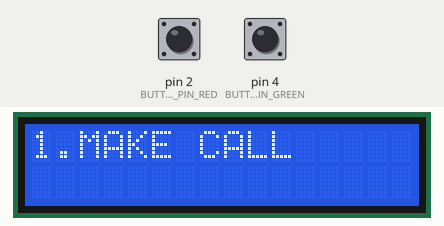
This sketch was run on a simulated Arduino Uno, built with avr-gcc and run on an emulated ATmega328P. Parts: 16×2 character LCD. Inputs (shaded band) come from the test bench; at power-on: pin 2 (BUTTON_PIN_RED) HIGH, pin 4 (BUTTON_PIN_GREEN) HIGH.

Above: at 1.2 s.
1.3 s: pin 2 (BUTTON_PIN_RED) pulled LOW for 0.15 s
At 2.1 s:
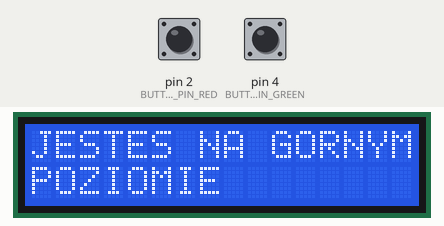
2.9 s: pin 4 (BUTTON_PIN_GREEN) pulled LOW for 0.15 s
At 3.4 s:
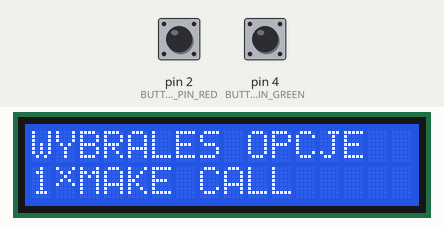
4.5 s: pin 2 (BUTTON_PIN_RED) pulled LOW for 1 s
At 5.8 s:
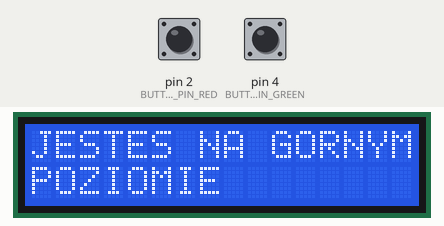
7.0 s: pin 4 (BUTTON_PIN_GREEN) pulled LOW for 1 s
At 7.7 s:
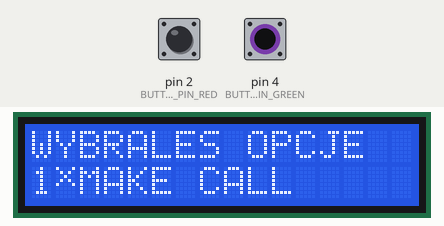
Timing chart, 0 to 10.0 s (numbered marks = the images above; inputs shaded):
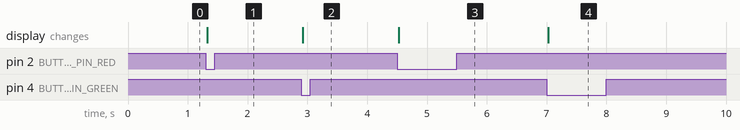

Measured:
- after the input at 1.3 s, the display: changes at once (image 1)
- after the input at 2.9 s, the display: changes at once (image 2)
- after the input at 4.5 s, the display: changes at once (image 3)
- after the input at 7.0 s, the display: changes at once (image 4)

The sketch:

Lista4_3_online.ino
```cpp
// najchetniej bym wykorzystal lise dwukierunkowa struktur, zawierajaca tablice tego co ma, pointer na poprzedni, i pointer na siebie

#define ENCODER_A 0
#define ENCODER_B 13
#define BUTTON_PIN_RED 2
#define BUTTON_PIN_GREEN 4
#define STANDARD_DELAY 20
#define MAIN_MENU_SIZE 6
#define PHONE_BOOK_SIZE 3
#define MESSAGES_SIZE 4
#define SETTINGS_SIZE 3
#define CLOCK_SIZE 5
#include<Wire.h>
#include<LiquidCrystal.h>
int current_main_index = 0;
LiquidCrystal lcd(7,8,9,10,11,12);
String main_menu[MAIN_MENU_SIZE] = {"1.MAKE CALL", "2.PHONE BOOK", "3.MESSAGES", "4.SETTINGS", "5.CLOCK", "6.CALCULATOR"};
String phone_book[PHONE_BOOK_SIZE] = {"1.SEARCH", "2.ADD", "3.REMOVE"};
String messages[MESSAGES_SIZE] = {"1.WRITE", "2.INBOX", "3.OUTBOX", "4.TEMPLATES"};
String settings[SETTINGS_SIZE] = {"1.TONES", "2.AUTO ANSWER", "3.LANGUAGE"};
String clock_array[CLOCK_SIZE] = {"1.ALARM CLOCK", "2.CLOCK SETTINGS", "3.DATE SETTINGS", "4.STOPWATCH", "5.COUNTDOWN TIMER"};
bool lastBtnState_red = HIGH;
bool lastBtnState_green = HIGH;
String *working_at_array;
int max_size;
int aLastState;
int aState;
int current_index = -1;
byte customChar1[] = {
  B00000,
  B01000,
  B01110,
  B01000,
  B01000,
  B01000,
  B01000,
  B00000
};

byte customChar2[] = {
  B00000,
  B00100,
  B01010,
  B11111,
  B10001,
  B10001,
  B11111,
  B00000
};

byte customChar3[] = {
  B10001,
  B01010,
  B00100,
  B01010,
  B10001,
  B00000,
  B00000,
  B00000
};
void setup() {  // komunikat powitalny
  // put your setup code here, to run once:
  Serial.begin(9600);
  lcd.begin(16, 2);
  lcd.setCursor(0,0);
  lcd.print(main_menu[0]);
  working_at_array = main_menu;
  //printing(working_at_array);
  pinMode (ENCODER_A,INPUT_PULLUP);     //konfiguracja wyjść enkodera
  pinMode (ENCODER_B,INPUT_PULLUP);
  aLastState = digitalRead(ENCODER_A);
  lcd.createChar(0, customChar1);
  lcd.createChar(1, customChar2);
  lcd.createChar(2, customChar3);
}

void loop() {

  bool currentBtnState_red = digitalRead(BUTTON_PIN_RED); // obecny stan pierwszego buttona
  bool currentBtnState_green = digitalRead(BUTTON_PIN_GREEN);

  if(currentBtnState_red != lastBtnState_red) { // w lewo
    delay(STANDARD_DELAY);
    currentBtnState_red = digitalRead(BUTTON_PIN_RED);
    if(currentBtnState_red == LOW) {
      if(working_at_array == main_menu) {
        lcd.clear();
        lcd.setCursor(0,0);
        lcd.print("JESTES NA GORNYM");
        lcd.setCursor(0,1);
        lcd.print("POZIOMIE");
      } else {
        max_size = MAIN_MENU_SIZE;
        working_at_array = main_menu; // jeszcze blad wyjscia z menu
        current_index = -1;
        printing(working_at_array, current_main_index);
      }
    } // WYBRALES OPCJE SEARCH
  }
  if(currentBtnState_green != lastBtnState_green) {
    delay(STANDARD_DELAY);
    currentBtnState_green = digitalRead(BUTTON_PIN_GREEN);
    if(currentBtnState_green != lastBtnState_green) {

      if(working_at_array == main_menu) {
        //lcd.setCursor(0,15);
        //lcd.print(current_main_index);
        if(current_main_index == 0) {
          print_communicate(working_at_array, current_main_index);

        } else if(current_main_index == 1) {
            working_at_array = phone_book;
            current_index = 0;
            max_size = PHONE_BOOK_SIZE;
            printing(working_at_array, current_index);
        } else if(current_main_index == 2) {
            working_at_array = messages;
            current_index = 0;
            max_size = MESSAGES_SIZE;
            printing(working_at_array, current_index);
        } else if(current_main_index == 3) {
          //lcd.print("dvgdsfas");
            working_at_array = settings;
            max_size = SETTINGS_SIZE;
            current_index = 0;
            printing(working_at_array, current_index);
        } else if(current_main_index == 4) {
            working_at_array = clock_array;
            max_size = CLOCK_SIZE;
            current_index = 0;
            printing(working_at_array, current_index);
        } else if(current_main_index == 5) {
            print_communicate(working_at_array, current_main_index);
        }


       else {
          print_communicate(working_at_array, current_index);
       }
      } else {
        print_communicate(working_at_array, current_index);
        //encoder_function(&current_index, max_size);
      }
    }
  }
  lastBtnState_green = currentBtnState_green;
  lastBtnState_red = currentBtnState_red;

  if(working_at_array == main_menu) {
    encoder_function(&current_main_index, MAIN_MENU_SIZE);
  } else {
    encoder_function(&current_index, max_size);
  }
}

void printing(String *my_array, int index) {
  //Serial.println(my_array[index]);
  lcd.clear();
  lcd.setCursor(0,0);
  lcd.print(my_array[index]);
  lcd.setCursor(1,14);
  lcd.write(byte(0));
  lcd.setCursor(1,15);
  lcd.write(byte(1));
}

void print_communicate(String *my_array, int index) {
  lcd.clear();
  lcd.setCursor(0,0);
  lcd.print("WYBRALES OPCJE");
  lcd.setCursor(0,1);
  lcd.print(my_array[index]);
  lcd.setCursor(1,15);
  lcd.write(byte(2));
}


void encoder_function(int *index, int max_current) {
  aState = digitalRead(ENCODER_A);
  //lastBtnState_green = digitalRead(ENCODER_A);
  if (aState != aLastState && aState == LOW){
    if (digitalRead(ENCODER_B) != aState) { // to zwiekszamy
      (*index)++;
      if(*index > max_current-1) {
        *index = 0;
      }
    }
   else {
     (*index)--;
     if(*index < 0) {
      *index = max_current;
     }
    }
    printing(working_at_array, *index);
  }
  aLastState = aState;

}
```
